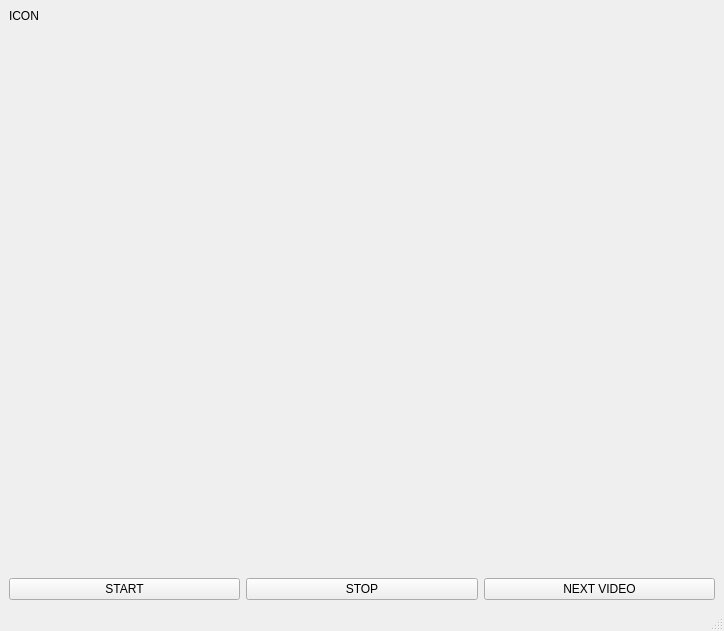
<?xml version="1.0" encoding="UTF-8"?>
<ui version="4.0">
 <class>MainWindow</class>
 <widget class="QMainWindow" name="MainWindow">
  <property name="geometry">
   <rect>
    <x>0</x>
    <y>0</y>
    <width>724</width>
    <height>631</height>
   </rect>
  </property>
  <property name="windowTitle">
   <string>Vehicle Detection</string>
  </property>
  <widget class="QWidget" name="centralwidget">
   <layout class="QVBoxLayout" name="verticalLayout_2">
    <item>
     <layout class="QVBoxLayout" name="vbox" stretch="0,1,0">
      <item>
       <widget class="QLabel" name="icon_lbl">
        <property name="text">
         <string>ICON</string>
        </property>
       </widget>
      </item>
      <item>
       <layout class="QHBoxLayout" name="hbox1"/>
      </item>
      <item>
       <layout class="QHBoxLayout" name="hbox2">
        <item>
         <widget class="QPushButton" name="start_btn">
          <property name="text">
           <string>START</string>
          </property>
         </widget>
        </item>
        <item>
         <widget class="QPushButton" name="stop_btn">
          <property name="text">
           <string>STOP</string>
          </property>
         </widget>
        </item>
        <item>
         <widget class="QPushButton" name="nextvideo_btn">
          <property name="text">
           <string>NEXT VIDEO</string>
          </property>
         </widget>
        </item>
       </layout>
      </item>
     </layout>
    </item>
   </layout>
  </widget>
  <widget class="QStatusBar" name="statusbar"/>
 </widget>
 <resources/>
 <connections/>
</ui>
